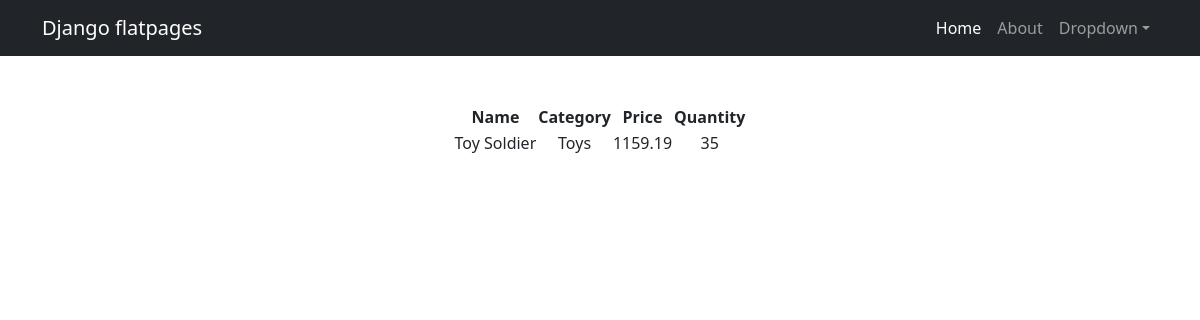
The app's page /products/5/ with its own data.
### simpleapp/models.py (models this page shows, shortened)
class Product(models.Model):
    name = models.CharField(
        max_length=50,
        unique=True,  # названия товаров не должны повторяться
    )
    description = models.TextField(
    )
    quantity = models.IntegerField(
        validators=[MinValueValidator(0, 'Quantity should be >= 0')],  # количество не может быть меньше 0
    )
    category = models.ForeignKey(
        to='Category',
        on_delete=models.CASCADE,
        related_name='products',  # все продукты в категории будут доступны через поле products
    )
    price = models.FloatField(
        validators=[MinValueValidator(0.0)],
    )
    def __str__(self):
        return f'{self.name.title()}: {self.description[:20]} ({self.price})'

class Category(models.Model):
    name = models.CharField(max_length=100, unique=True)

### simpleapp/views.py (the view)
# urls.py: path('<int:pk>/', ProductDetail.as_view(), name='product_detail'),
class ProductDetail(DetailView):
    model = Product
    template_name = 'product_detail.html'
    def get_context_data(self, **kwargs):
        context = super().get_context_data(**kwargs)
        pprint(context)
        return context
    def get_object(self, *args, **kwargs):  # переопределяем метод получения объекта
        obj = cache.get(f'product-{self.kwargs["pk"]}',
                        None)
        if not obj:
            obj = super().get_object(queryset=self.queryset)
            cache.set(f'product-{self.kwargs["pk"]}', obj)
        return obj

### templates/product_detail.html (shortened to what this page needs)
{% extends 'flatpages/default.html' %}
{% block content %}
<table align="center">
    <thead>
        <th>
            Name
        </th>
        <th>
            Category
        </th>
        <th>
            Price
        </th>
        <th>
            Quantity
        </th>
    </thead>
    <tr>
        <td>
            {{ product.name|title }}
        </td>
        <td>
            {{ product.category.name|title }}
        </td>
        <td>
            {{ product.price }}
        </td>
        <td>
            {{ product.quantity }}
        </td>
    </tr>
</table>
{% endblock content %}

### records on screen
Product: name "Toy Soldier", category.name "Toys", price "1159.19", quantity "35"
